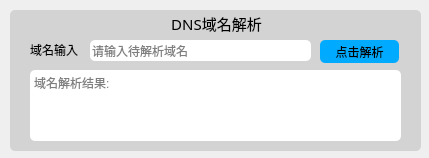
<?xml version="1.0" encoding="UTF-8"?>
<ui version="4.0">
 <class>FormDNS</class>
 <widget class="QWidget" name="FormDNS">
  <property name="geometry">
   <rect>
    <x>0</x>
    <y>0</y>
    <width>429</width>
    <height>158</height>
   </rect>
  </property>
  <property name="sizePolicy">
   <sizepolicy hsizetype="Fixed" vsizetype="Fixed">
    <horstretch>0</horstretch>
    <verstretch>0</verstretch>
   </sizepolicy>
  </property>
  <property name="windowTitle">
   <string>域名解析</string>
  </property>
  <widget class="QGroupBox" name="groupBoxDNS">
   <property name="geometry">
    <rect>
     <x>10</x>
     <y>10</y>
     <width>411</width>
     <height>141</height>
    </rect>
   </property>
   <property name="font">
    <font>
     <family>华文中宋</family>
     <pointsize>11</pointsize>
     <weight>50</weight>
     <bold>false</bold>
    </font>
   </property>
   <property name="styleSheet">
    <string notr="true">border-radius:5px;
background-color: lightgray;</string>
   </property>
   <property name="title">
    <string>DNS域名解析</string>
   </property>
   <property name="alignment">
    <set>Qt::AlignCenter</set>
   </property>
   <widget class="QLabel" name="labelDNS">
    <property name="geometry">
     <rect>
      <x>20</x>
      <y>30</y>
      <width>61</width>
      <height>19</height>
     </rect>
    </property>
    <property name="styleSheet">
     <string notr="true">font: 10pt &quot;华文中宋&quot;;</string>
    </property>
    <property name="text">
     <string>域名输入</string>
    </property>
   </widget>
   <widget class="QLineEdit" name="lineEditDNS">
    <property name="geometry">
     <rect>
      <x>80</x>
      <y>30</y>
      <width>221</width>
      <height>21</height>
     </rect>
    </property>
    <property name="styleSheet">
     <string notr="true">border-radius:5px;
background-color: rgb(255, 255, 255);</string>
    </property>
    <property name="placeholderText">
     <string>请输入待解析域名</string>
    </property>
    <property name="clearButtonEnabled">
     <bool>true</bool>
    </property>
   </widget>
   <widget class="QTextEdit" name="textEditDNS">
    <property name="geometry">
     <rect>
      <x>20</x>
      <y>60</y>
      <width>371</width>
      <height>71</height>
     </rect>
    </property>
    <property name="styleSheet">
     <string notr="true">border-radius:5px;
background-color: rgb(255, 255, 255);</string>
    </property>
    <property name="placeholderText">
     <string>域名解析结果:</string>
    </property>
   </widget>
   <widget class="QPushButton" name="pushButtonDNS">
    <property name="geometry">
     <rect>
      <x>310</x>
      <y>30</y>
      <width>79</width>
      <height>23</height>
     </rect>
    </property>
    <property name="styleSheet">
     <string notr="true">border-radius:5px;
background-color: rgb(0, 170, 255);
font: 75 10pt &quot;微软雅黑&quot;;</string>
    </property>
    <property name="text">
     <string>点击解析</string>
    </property>
   </widget>
  </widget>
 </widget>
 <resources/>
 <connections/>
</ui>
